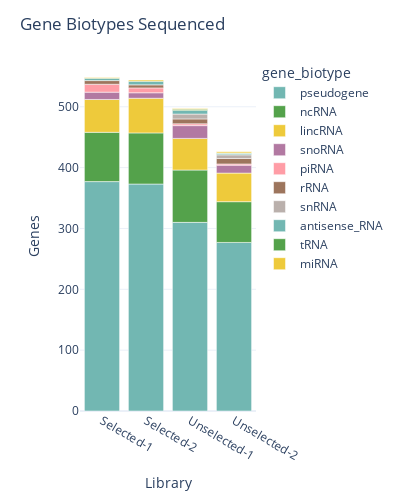
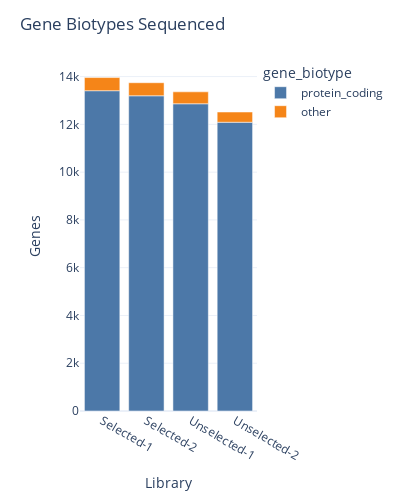

The notebook cell these images were saved under, in order:
### Code cell
def biotypes_stacked_bar_plot(raw_concat_df, plot_non_protein_coding=True, save_file=True, save_file_type="svg"):
    concat_df: pd.DataFrame = concat_df_raw.copy()[["lib", "gene_id", "gene_name", "gene_biotype"]]
    concat_df.drop_duplicates(inplace=True)
    concat_df.lib.replace({"polyA3": "Selected-1",
                           "polyA2": "Selected-2",
                           "totalRNA3": "Unselected-1",
                           "totalRNA2": "Unselected-2"},
                          inplace=True)
    if not plot_non_protein_coding:
        concat_df.loc[~concat_df.gene_biotype.isin(["protein_coding"]), 'gene_biotype'] = "other"
        color_scale = px.colors.qualitative.T10
    long_df = concat_df.value_counts(subset=["lib", "gene_biotype"], normalize=False)  # Normalize doesn't quite work here due to everything being in one huge DF, I would want it to normalize within each lib!
    long_df = long_df.to_frame().reset_index()
    if plot_non_protein_coding:
        long_df = long_df.query("gene_biotype != 'protein_coding'").query("gene_biotype != 'Unassigned_Ambiguity'").query("gene_biotype != 'Unassigned_NoFeatures'")
        color_scale = px.colors.qualitative.T10[3:]
    fig = px.bar(long_df, x="lib", y=0, color="gene_biotype",
                 color_discrete_sequence=color_scale)
    # fig.update_yaxes(type='log')
    fig.update_layout(
        title="Gene Biotypes Sequenced",
        yaxis_title='Genes',
        xaxis_title='Library',
        template="plotly_white",
        width=400, height=500,
    )
    
    
    if save_file:
        if plot_non_protein_coding:
            file_suffix = f"_proteinCodingAndOther.{save_file_type}"
        else:
            file_suffix = f"_nonProteinCoding.{save_file_type}"
        fig.write_image(
            f"/home/marcus/Insync/mviscard@ucsc.edu/Google Drive/insync_folder/polyAvsTotalRNA_ReviewEditsAndPlots/final_SVGs/{npCommon.get_dt(for_file=True)}_geneBiotypes{file_suffix}")
    fig.show()


biotypes_stacked_bar_plot(concat_df_raw, plot_non_protein_coding=True, save_file=True)
biotypes_stacked_bar_plot(concat_df_raw, plot_non_protein_coding=False, save_file=True)

### Figure 1 — Plotly figure (JSON) as saved in the notebook; plotly's stock layout.template omitted (floating-point values rounded to 4 significant figures)
{"data": [{"alignmentgroup": "True", "hovertemplate": "gene_biotype=pseudogene<br>lib=%{x}<br>0=%{y}<extra></extra>", "legendgroup": "pseudogene", "marker": {"color": "#72B7B2", "pattern": {"shape": ""}}, "name": "pseudogene", "offsetgroup": "pseudogene", "orientation": "v", "showlegend": true, "textposition": "auto", "type": "bar", "x": ["Selected-1", "Selected-2", "Unselected-1", "Unselected-2"], "xaxis": "x", "y": [377, 373, 310, 277], "yaxis": "y"}, {"alignmentgroup": "True", "hovertemplate": "gene_biotype=ncRNA<br>lib=%{x}<br>0=%{y}<extra></extra>", "legendgroup": "ncRNA", "marker": {"color": "#54A24B", "pattern": {"shape": ""}}, "name": "ncRNA", "offsetgroup": "ncRNA", "orientation": "v", "showlegend": true, "textposition": "auto", "type": "bar", "x": ["Unselected-1", "Selected-2", "Selected-1", "Unselected-2"], "xaxis": "x", "y": [86, 84, 81, 67], "yaxis": "y"}, {"alignmentgroup": "True", "hovertemplate": "gene_biotype=lincRNA<br>lib=%{x}<br>0=%{y}<extra></extra>", "legendgroup": "lincRNA", "marker": {"color": "#EECA3B", "pattern": {"shape": ""}}, "name": "lincRNA", "offsetgroup": "lincRNA", "orientation": "v", "showlegend": true, "textposition": "auto", "type": "bar", "x": ["Selected-2", "Selected-1", "Unselected-1", "Unselected-2"], "xaxis": "x", "y": [57, 54, 52, 47], "yaxis": "y"}, {"alignmentgroup": "True", "hovertemplate": "gene_biotype=snoRNA<br>lib=%{x}<br>0=%{y}<extra></extra>", "legendgroup": "snoRNA", "marker": {"color": "#B279A2", "pattern": {"shape": ""}}, "name": "snoRNA", "offsetgroup": "snoRNA", "orientation": "v", "showlegend": true, "textposition": "auto", "type": "bar", "x": ["Unselected-1", "Unselected-2", "Selected-1", "Selected-2"], "xaxis": "x", "y": [21, 13, 12, 9], "yaxis": "y"}, {"alignmentgroup": "True", "hovertemplate": "gene_biotype=piRNA<br>lib=%{x}<br>0=%{y}<extra></extra>", "legendgroup": "piRNA", "marker": {"color": "#FF9DA6", "pattern": {"shape": ""}}, "name": "piRNA", "offsetgroup": "piRNA", "orientation": "v", "showlegend": true, "textposition": "auto", "type": "bar", "x": ["Selected-1", "Selected-2", "Unselected-1", "Unselected-2"], "xaxis": "x", "y": [13, 8, 3, 2], "yaxis": "y"}, {"alignmentgroup": "True", "hovertemplate": "gene_biotype=rRNA<br>lib=%{x}<br>0=%{y}<extra></extra>", "legendgroup": "rRNA", "marker": {"color": "#9D755D", "pattern": {"shape": ""}}, "name": "rRNA", "offsetgroup": "rRNA", "orientation": "v", "showlegend": true, "textposition": "auto", "type": "bar", "x": ["Unselected-2", "Unselected-1", "Selected-1", "Selected-2"], "xaxis": "x", "y": [9, 8, 6, 5], "yaxis": "y"}, {"alignmentgroup": "True", "hovertemplate": "gene_biotype=snRNA<br>lib=%{x}<br>0=%{y}<extra></extra>", "legendgroup": "snRNA", "marker": {"color": "#BAB0AC", "pattern": {"shape": ""}}, "name": "snRNA", "offsetgroup": "snRNA", "orientation": "v", "showlegend": true, "textposition": "auto", "type": "bar", "x": ["Unselected-1", "Unselected-2"], "xaxis": "x", "y": [8, 6], "yaxis": "y"}, {"alignmentgroup": "True", "hovertemplate": "gene_biotype=antisense_RNA<br>lib=%{x}<br>0=%{y}<extra></extra>", "legendgroup": "antisense_RNA", "marker": {"color": "#72B7B2", "pattern": {"shape": ""}}, "name": "antisense_RNA", "offsetgroup": "antisense_RNA", "orientation": "v", "showlegend": true, "textposition": "auto", "type": "bar", "x": ["Unselected-1", "Selected-2", "Selected-1", "Unselected-2"], "xaxis": "x", "y": [6, 6, 4, 2], "yaxis": "y"}, {"alignmentgroup": "True", "hovertemplate": "gene_biotype=tRNA<br>lib=%{x}<br>0=%{y}<extra></extra>", "legendgroup": "tRNA", "marker": {"color": "#54A24B", "pattern": {"shape": ""}}, "name": "tRNA", "offsetgroup": "tRNA", "orientation": "v", "showlegend": true, "textposition": "auto", "type": "bar", "x": ["Unselected-1", "Unselected-2"], "xaxis": "x", "y": [2, 1], "yaxis": "y"}, {"alignmentgroup": "True", "hovertemplate": "gene_biotype=miRNA<br>lib=%{x}<br>0=%{y}<extra></extra>", "legendgroup": "miRNA", "marker": {"color": "#EECA3B", "pattern": {"shape": ""}}, "name": "miRNA", "offsetgroup": "miRNA", "orientation": "v", "showlegend": true, "textposition": "auto", "type": "bar", "x": ["Unselected-2", "Selected-2", "Unselected-1", "Selected-1"], "xaxis": "x", "y": [2, 2, 1, 1], "yaxis": "y"}], "layout": {"barmode": "relative", "height": 500, "legend": {"title": {"text": "gene_biotype"}, "tracegroupgap": 0}, "margin": {"t": 60}, "title": {"text": "Gene Biotypes Sequenced"}, "width": 400, "xaxis": {"anchor": "y", "domain": [0.0, 1.0], "title": {"text": "Library"}}, "yaxis": {"anchor": "x", "domain": [0.0, 1.0], "title": {"text": "Genes"}}}}

### Figure 2 — Plotly figure (JSON) as saved in the notebook; plotly's stock layout.template omitted (floating-point values rounded to 4 significant figures)
{"data": [{"alignmentgroup": "True", "hovertemplate": "gene_biotype=protein_coding<br>lib=%{x}<br>0=%{y}<extra></extra>", "legendgroup": "protein_coding", "marker": {"color": "#4C78A8", "pattern": {"shape": ""}}, "name": "protein_coding", "offsetgroup": "protein_coding", "orientation": "v", "showlegend": true, "textposition": "auto", "type": "bar", "x": ["Selected-1", "Selected-2", "Unselected-1", "Unselected-2"], "xaxis": "x", "y": [13410, 13197, 12863, 12089], "yaxis": "y"}, {"alignmentgroup": "True", "hovertemplate": "gene_biotype=other<br>lib=%{x}<br>0=%{y}<extra></extra>", "legendgroup": "other", "marker": {"color": "#F58518", "pattern": {"shape": ""}}, "name": "other", "offsetgroup": "other", "orientation": "v", "showlegend": true, "textposition": "auto", "type": "bar", "x": ["Selected-1", "Selected-2", "Unselected-1", "Unselected-2"], "xaxis": "x", "y": [550, 546, 499, 428], "yaxis": "y"}], "layout": {"barmode": "relative", "height": 500, "legend": {"title": {"text": "gene_biotype"}, "tracegroupgap": 0}, "margin": {"t": 60}, "title": {"text": "Gene Biotypes Sequenced"}, "width": 400, "xaxis": {"anchor": "y", "domain": [0.0, 1.0], "title": {"text": "Library"}}, "yaxis": {"anchor": "x", "domain": [0.0, 1.0], "title": {"text": "Genes"}}}}
